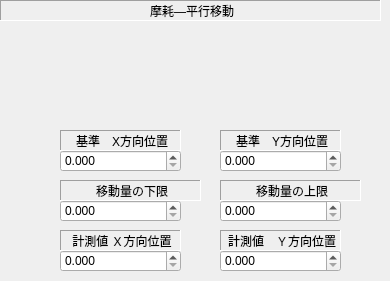
   <widget class="QWidget" name="page_4">
    <widget class="QLabel" name="label_14">
     <property name="geometry">
      <rect>
       <x>0</x>
       <y>0</y>
       <width>381</width>
       <height>21</height>
      </rect>
     </property>
     <property name="frameShape">
      <enum>QFrame::Panel</enum>
     </property>
     <property name="frameShadow">
      <enum>QFrame::Sunken</enum>
     </property>
     <property name="text">
      <string>摩耗―平行移動</string>
     </property>
     <property name="alignment">
      <set>Qt::AlignCenter|Qt::AlignHCenter|Qt::AlignLeading|Qt::AlignLeft|Qt::AlignVCenter</set>
     </property>
    </widget>
    <widget class="QLabel" name="label_22">
     <property name="geometry">
      <rect>
       <x>220</x>
       <y>230</y>
       <width>121</width>
       <height>21</height>
      </rect>
     </property>
     <property name="frameShape">
      <enum>QFrame::Panel</enum>
     </property>
     <property name="frameShadow">
      <enum>QFrame::Sunken</enum>
     </property>
     <property name="text">
      <string>計測値　Ｙ方向位置</string>
     </property>
     <property name="alignment">
      <set>Qt::AlignCenter|Qt::AlignHCenter|Qt::AlignLeading|Qt::AlignLeft|Qt::AlignVCenter</set>
     </property>
    </widget>
    <widget class="QDoubleSpinBox" name="doubleSpinBoxValueSlideX">
     <property name="geometry">
      <rect>
       <x>60</x>
       <y>250</y>
       <width>121</width>
       <height>22</height>
      </rect>
     </property>
     <property name="decimals">
      <number>3</number>
     </property>
     <property name="maximum">
      <double>99999999.998999997973442</double>
     </property>
    </widget>
    <widget class="QLabel" name="label_23">
     <property name="geometry">
      <rect>
       <x>220</x>
       <y>180</y>
       <width>141</width>
       <height>21</height>
      </rect>
     </property>
     <property name="frameShape">
      <enum>QFrame::Panel</enum>
     </property>
     <property name="frameShadow">
      <enum>QFrame::Sunken</enum>
     </property>
     <property name="text">
      <string>移動量の上限</string>
     </property>
     <property name="alignment">
      <set>Qt::AlignCenter|Qt::AlignHCenter|Qt::AlignLeading|Qt::AlignLeft|Qt::AlignVCenter</set>
     </property>
    </widget>
    <widget class="QDoubleSpinBox" name="doubleSpinBoxLowDifSlide">
     <property name="geometry">
      <rect>
       <x>60</x>
       <y>200</y>
       <width>121</width>
       <height>22</height>
      </rect>
     </property>
     <property name="decimals">
      <number>3</number>
     </property>
     <property name="maximum">
      <double>99999999.998999997973442</double>
     </property>
    </widget>
    <widget class="QDoubleSpinBox" name="doubleSpinBoxRegSlideX">
     <property name="geometry">
      <rect>
       <x>60</x>
       <y>150</y>
       <width>121</width>
       <height>22</height>
      </rect>
     </property>
     <property name="decimals">
      <number>3</number>
     </property>
     <property name="maximum">
      <double>99999999.998999997973442</double>
     </property>
    </widget>
    <widget class="QDoubleSpinBox" name="doubleSpinBoxHighDifSlide">
     <property name="geometry">
      <rect>
       <x>220</x>
       <y>200</y>
       <width>121</width>
       <height>22</height>
      </rect>
     </property>
     <property name="decimals">
      <number>3</number>
     </property>
     <property name="maximum">
      <double>99999999.998999997973442</double>
     </property>
    </widget>
    <widget class="QDoubleSpinBox" name="doubleSpinBoxValueSlideY">
     <property name="geometry">
      <rect>
       <x>220</x>
       <y>250</y>
       <width>121</width>
       <height>22</height>
      </rect>
     </property>
     <property name="decimals">
      <number>3</number>
     </property>
     <property name="maximum">
      <double>99999999.998999997973442</double>
     </property>
    </widget>
    <widget class="QLabel" name="label_24">
     <property name="geometry">
      <rect>
       <x>60</x>
       <y>130</y>
       <width>121</width>
       <height>21</height>
      </rect>
     </property>
     <property name="frameShape">
      <enum>QFrame::Panel</enum>
     </property>
     <property name="frameShadow">
      <enum>QFrame::Sunken</enum>
     </property>
     <property name="text">
      <string>基準　X方向位置</string>
     </property>
     <property name="alignment">
      <set>Qt::AlignCenter|Qt::AlignHCenter|Qt::AlignLeading|Qt::AlignLeft|Qt::AlignVCenter</set>
     </property>
    </widget>
    <widget class="QLabel" name="label_25">
     <property name="geometry">
      <rect>
       <x>60</x>
       <y>230</y>
       <width>121</width>
       <height>21</height>
      </rect>
     </property>
     <property name="frameShape">
      <enum>QFrame::Panel</enum>
     </property>
     <property name="frameShadow">
      <enum>QFrame::Sunken</enum>
     </property>
     <property name="text">
      <string>計測値 Ｘ方向位置</string>
     </property>
     <property name="alignment">
      <set>Qt::AlignCenter|Qt::AlignHCenter|Qt::AlignLeading|Qt::AlignLeft|Qt::AlignVCenter</set>
     </property>
    </widget>
    <widget class="QDoubleSpinBox" name="doubleSpinBoxRegSlideY">
     <property name="geometry">
      <rect>
       <x>220</x>
       <y>150</y>
       <width>121</width>
       <height>22</height>
      </rect>
     </property>
     <property name="decimals">
      <number>3</number>
     </property>
     <property name="maximum">
      <double>99999999.998999997973442</double>
     </property>
    </widget>
    <widget class="QLabel" name="label_26">
     <property name="geometry">
      <rect>
       <x>60</x>
       <y>180</y>
       <width>141</width>
       <height>21</height>
      </rect>
     </property>
     <property name="frameShape">
      <enum>QFrame::Panel</enum>
     </property>
     <property name="frameShadow">
      <enum>QFrame::Sunken</enum>
     </property>
     <property name="text">
      <string>移動量の下限</string>
     </property>
     <property name="alignment">
      <set>Qt::AlignCenter|Qt::AlignHCenter|Qt::AlignLeading|Qt::AlignLeft|Qt::AlignVCenter</set>
     </property>
    </widget>
    <widget class="QLabel" name="label_27">
     <property name="geometry">
      <rect>
       <x>220</x>
       <y>130</y>
       <width>121</width>
       <height>21</height>
      </rect>
     </property>
     <property name="frameShape">
      <enum>QFrame::Panel</enum>
     </property>
     <property name="frameShadow">
      <enum>QFrame::Sunken</enum>
     </property>
     <property name="text">
      <string>基準　Y方向位置</string>
     </property>
     <property name="alignment">
      <set>Qt::AlignCenter|Qt::AlignHCenter|Qt::AlignLeading|Qt::AlignLeft|Qt::AlignVCenter</set>
     </property>
    </widget>
   </widget>
